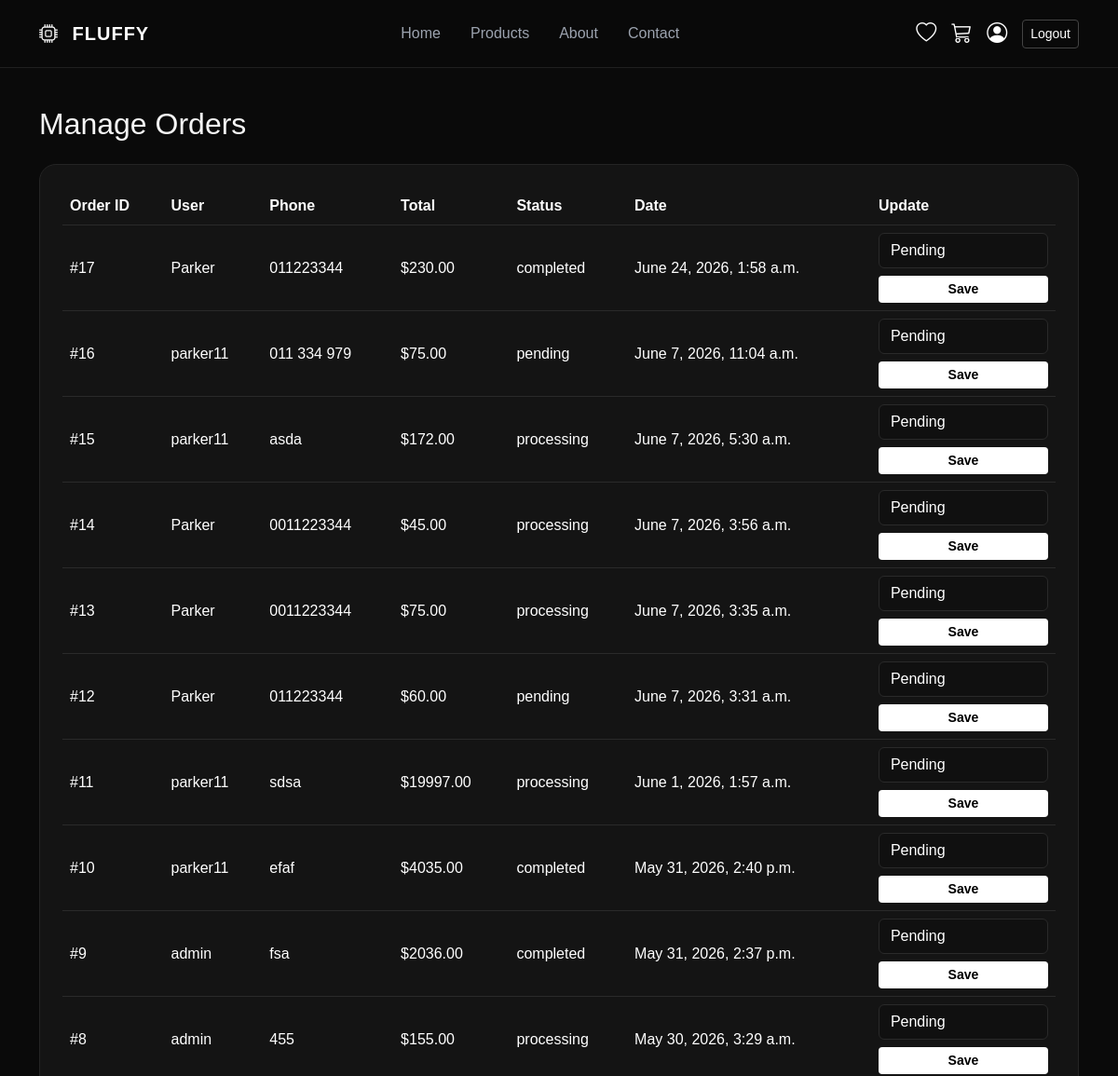
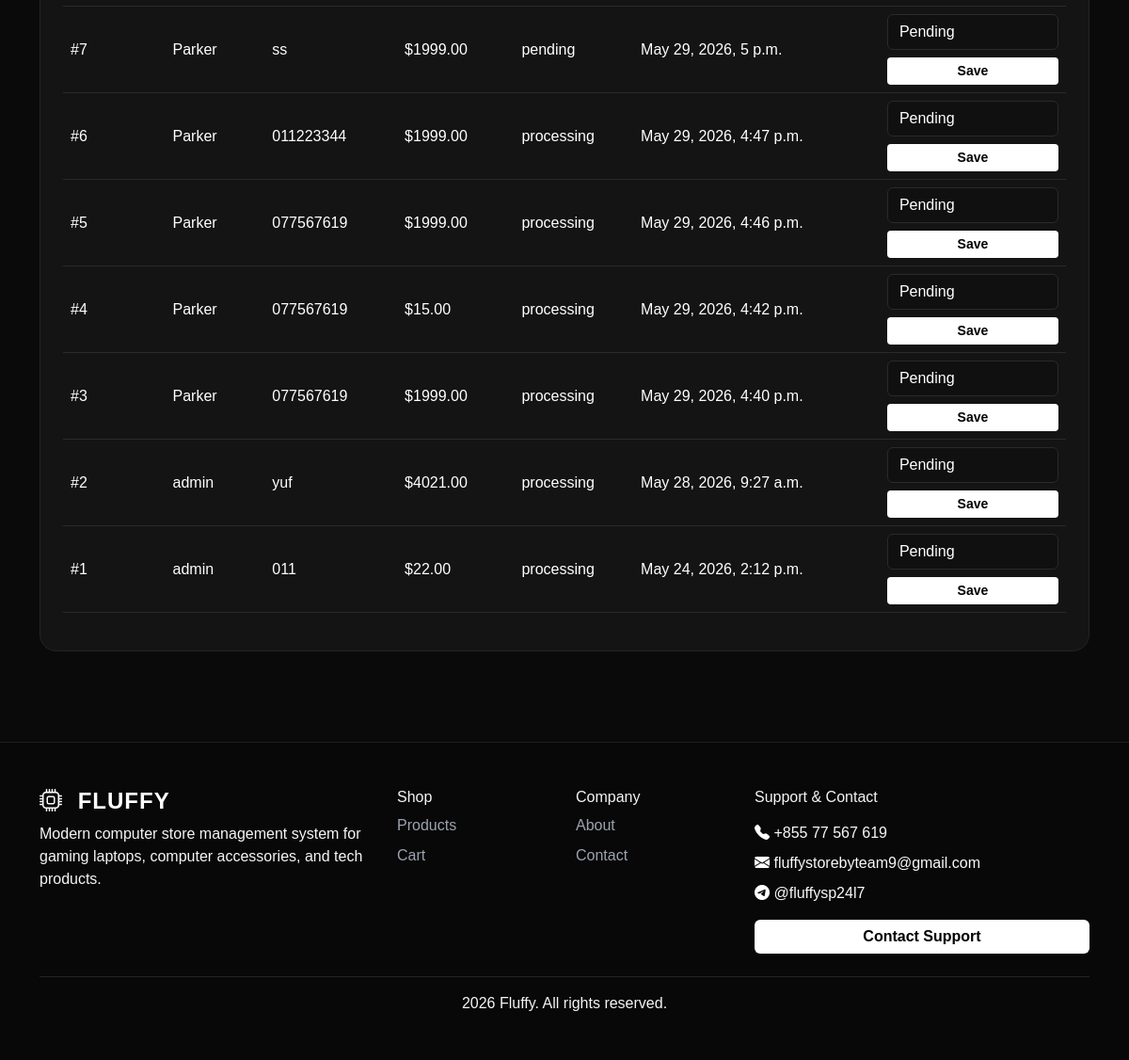
Screenshot of /orders/manage/ (signed in) with the database file from the repository (2 pictures, top to bottom).
### orders/models.py (models this page shows, shortened)
class Order(models.Model):
    STATUS_CHOICES = (
        ('pending', 'Pending'),
        ('processing', 'Processing'),
        ('completed', 'Completed'),
        ('cancelled', 'Cancelled'),
    )
    user = models.ForeignKey(User, on_delete=models.CASCADE)
    full_name = models.CharField(max_length=150)
    phone = models.CharField(max_length=20)
    address = models.TextField()
    total_price = models.DecimalField(max_digits=10, decimal_places=2)
    status = models.CharField(max_length=20, choices=STATUS_CHOICES, default='pending')
    created_at = models.DateTimeField(auto_now_add=True)

### orders/views.py (the view)
# urls.py: path('manage/', views.manage_orders, name='manage_orders'),
@login_required
def manage_orders(request):
    if request.user.profile.role not in ['admin', 'staff']:
        messages.error(request, 'You do not have permission.')
        return redirect('home')
    orders = Order.objects.all().order_by('-created_at')
    return render(request, 'manage_orders.html', {
        'orders': orders
    })

### core/context_processors.py (called while the page is built)
def cart_counter(request):
    if request.user.is_authenticated:
        count = CartItem.objects.filter(user=request.user).count()
        wishlist_count = Wishlist.objects.filter(user=request.user).count()
    else:
        count = 0
        wishlist_count = 0
    return {
        'cart_count': count,
        'wishlist_count': wishlist_count,
    }

### templates/manage_orders.html (shortened to what this page needs)
{% extends 'base.html' %}
{% block content %}
<section class="container py-5">
    <h2 class="mb-4">Manage Orders</h2>
    <div class="neon-card p-4">
        <table class="table table-dark table-hover align-middle">
            <thead>
                <tr>
                    <th>Order ID</th>
                    <th>User</th>
                    <th>Phone</th>
                    <th>Total</th>
                    <th>Status</th>
                    <th>Date</th>
                    <th>Update</th>
                </tr>
            </thead>
            <tbody>
                {% for order in orders %}
                <tr>
                    <td>#{{ order.id }}</td>
                    <td>{{ order.user.username }}</td>
                    <td>{{ order.phone }}</td>
                    <td>${{ order.total_price }}</td>
                    <td>{{ order.status }}</td>
                    <td>{{ order.created_at }}</td>
                    <td>
                        <form method="POST" action="{% url 'update_order_status' order.id %}">
                            <select name="status" class="form-select mb-2">
                                <option value="pending">Pending</option>
                            </select>
                            <button class="btn btn-primary btn-sm w-100">
                                Save
                            </button>
                        </form>
                    </td>
                </tr>
                {% empty %}
                <tr>
                    <td colspan="7" class="text-center py-4">
                        No orders found.
                    </td>
                </tr>
                {% endfor %}
            </tbody>
        </table>
    </div>
</section>
{% endblock %}

### static/css/style.css (style rules this page uses)
:root { --bg: #0a0a0a; --bg2: #111111; --card: #141414; --card2: #1c1c1c; --border: #2a2a2a; --text: #f5f5f5; --muted: #9ca3af; --white: #ffffff; }
body { background: #0a0a0a; color: var(--text); font-family: Arial, sans-serif; padding-top: 50px; }
.neon-card { background: #141414; border: 1px solid #242424; border-radius: 18px; transition: .25s; }
.btn-primary { background: #ffffff !important; color: #000000 !important; border: none !important; font-weight: 600; }
.dark-input, .form-control, .form-select { background: #101010 !important; border: 1px solid #2a2a2a !important; color: white !important; }
form input, form textarea, form select { width: 100%; background: #101010 !important; border: 1px solid #2a2a2a !important; color: white !important; padding: 12px; border-radius: 10px; }
.table-dark { --bs-table-bg: #141414; --bs-table-border-color: #2a2a2a; }

### rows the page displays
Order: id "17", user.username "Parker", phone "011223344", total_price "230.00", status "completed", created_at "June 24, 2026, 1:58 a.m."
Order: id "16", user.username "parker11", phone "011 334 979", total_price "75.00", status "pending", created_at "June 7, 2026, 11:04 a.m."
Order: id "15", user.username "parker11", phone "asda", total_price "172.00", status "processing", created_at "June 7, 2026, 5:30 a.m."
Order: id "14", user.username "Parker", phone "0011223344", total_price "45.00", status "processing", created_at "June 7, 2026, 3:56 a.m."
Order: id "13", user.username "Parker", phone "0011223344", total_price "75.00", status "processing", created_at "June 7, 2026, 3:35 a.m."
Order: id "12", user.username "Parker", phone "011223344", total_price "60.00", status "pending", created_at "June 7, 2026, 3:31 a.m."
Order: id "11", user.username "parker11", phone "sdsa", total_price "19997.00", status "processing", created_at "June 1, 2026, 1:57 a.m."
Order: id "10", user.username "parker11", phone "efaf", total_price "4035.00", status "completed", created_at "May 31, 2026, 2:40 p.m."
Order: id "9", user.username "admin", phone "fsa", total_price "2036.00", status "completed", created_at "May 31, 2026, 2:37 p.m."
Order: id "8", user.username "admin", phone "455", total_price "155.00", status "processing", created_at "May 30, 2026, 3:29 a.m."
Order: id "7", user.username "Parker", phone "ss", total_price "1999.00", status "pending", created_at "May 29, 2026, 5 p.m."
Order: id "6", user.username "Parker", phone "011223344", total_price "1999.00", status "processing", created_at "May 29, 2026, 4:47 p.m."
Order: id "5", user.username "Parker", phone "077567619", total_price "1999.00", status "processing", created_at "May 29, 2026, 4:46 p.m."
Order: id "4", user.username "Parker", phone "077567619", total_price "15.00", status "processing", created_at "May 29, 2026, 4:42 p.m."
Order: id "3", user.username "Parker", phone "077567619", total_price "1999.00", status "processing", created_at "May 29, 2026, 4:40 p.m."
Order: id "2", user.username "admin", phone "yuf", total_price "4021.00", status "processing", created_at "May 28, 2026, 9:27 a.m."
Order: id "1", user.username "admin", phone "011", total_price "22.00", status "processing", created_at "May 24, 2026, 2:12 p.m."
